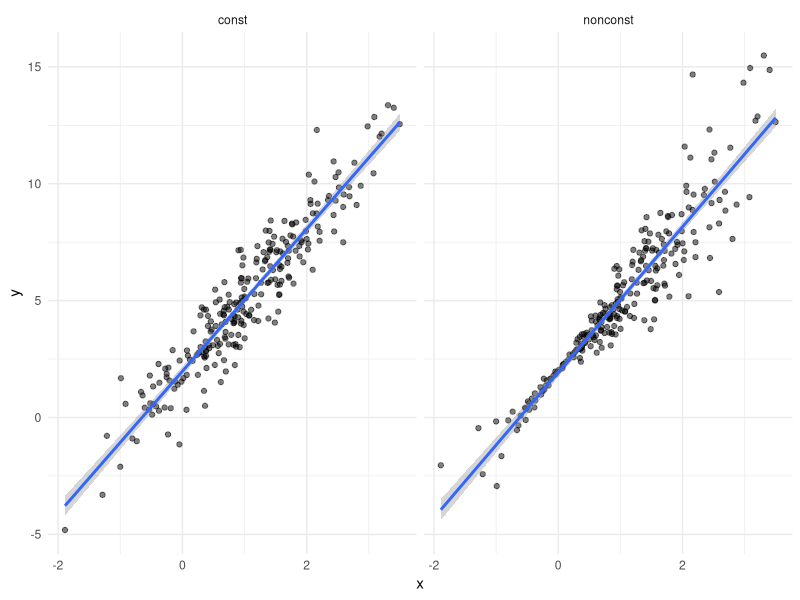
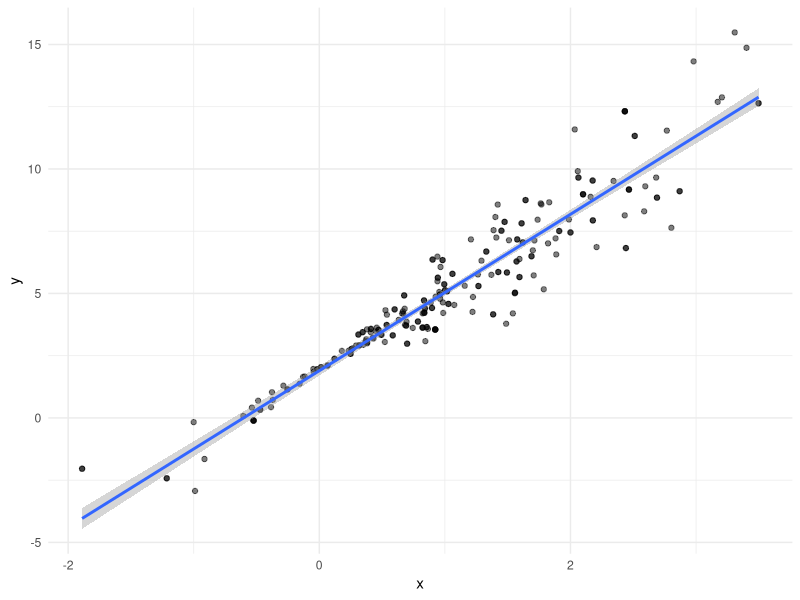
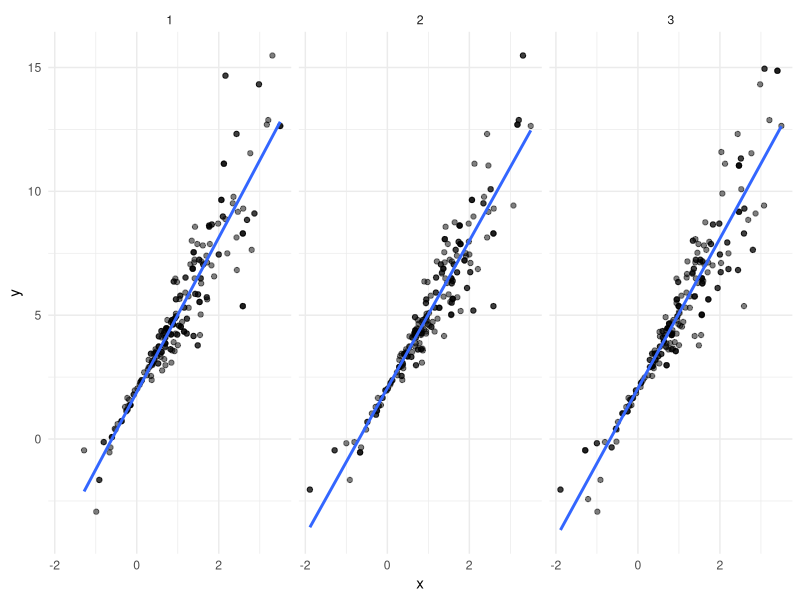

The R source for these figures, in order:
## ---- chunk 1
library(tidyverse)
library(modelr)
library(mgcv)
set.seed(1)

knitr::opts_chunk$set(
	echo = TRUE,
	warning = FALSE,
	fig.width = 8, 
  fig.height = 6,
  out.width = "90%"
)
options(
  ggplot2.continuous.colour = "viridis",
  ggplot2.continuous.fill = "viridis"
)
scale_colour_discrete = scale_colour_viridis_d
scale_fill_discrete = scale_fill_viridis_d
theme_set(theme_minimal() + theme(legend.position = "bottom"))

## ---- chunk 2
n_samp = 250

sim_df_const = 
  tibble(
    x = rnorm(n_samp, 1, 1),
    error = rnorm(n_samp, 0, 1),
    y = 2 + 3 * x + error
  )

sim_df_nonconst = sim_df_const %>% 
  mutate(
  error = error * .75 * x,
  y = 2 + 3 * x + error
)
## ---- chunk 3
sim_df = 
  bind_rows(const = sim_df_const, nonconst = sim_df_nonconst, .id = "data_source") 

sim_df %>% 
  ggplot(aes(x = x, y = y)) + 
  geom_point(alpha = .5) +
  stat_smooth(method = "lm") +
  facet_grid(~data_source) 
## ---- chunk 4
sim_df_const %>% 
  lm(y ~ x, data = . ) %>% 
  broom::tidy() 

sim_df_nonconst %>% 
  lm(y ~ x, data = . ) %>% 
  broom::tidy() 
## ---- chunk 5
sim_df_nonconst %>% 
  sample_frac(size = 1 ,replace = TRUE) %>%  ## take the sample with replacement(some x appear more than once), size: proportion, 1: 100%
  arrange(x)


boot_sample = function(df) {
  sample_frac(df, size = 1 ,replace = TRUE)
}
## ---- chunk 6
boot_sample(sim_df_nonconst) %>% 
  ggplot(aes(x = x, y = y)) + 
  geom_point(alpha = .5) +
  stat_smooth(method = "lm")
## ---- chunk 7
boot_straps = 
  tibble(
    strap_num = 1:1000,
    strap_sample = rerun(1000,boot_sample(df = sim_df_nonconst))
  )
## ---- chunk 8
boot_straps %>% 
  filter(strap_num %in% 1:2) %>% 
  mutate(strap_sample = map(strap_sample, ~arrange(.x, x))) %>% 
  pull(strap_sample)
## ---- chunk 9
boot_straps %>% 
  filter(strap_num %in% 1:3) %>% 
  unnest(strap_sample) %>% 
  ggplot(aes(x = x, y = y)) + 
  geom_point(alpha = .5) +
  stat_smooth(method = "lm", se = FALSE) +
  facet_grid(~strap_num) 
## ---- chunk 10
bootstrap_results =
  boot_straps %>% 
  mutate(
    models = map(strap_sample,~ lm(y ~ x, data = .x)),
    results = map(models,broom::tidy)
  ) %>% 
  select(-strap_sample,-models) %>% 
  unnest(results)
## ---- chunk 11
bootstrap_results %>% 
  group_by(term) %>% 
  summarise(
    se = sd(estimate)
  )
